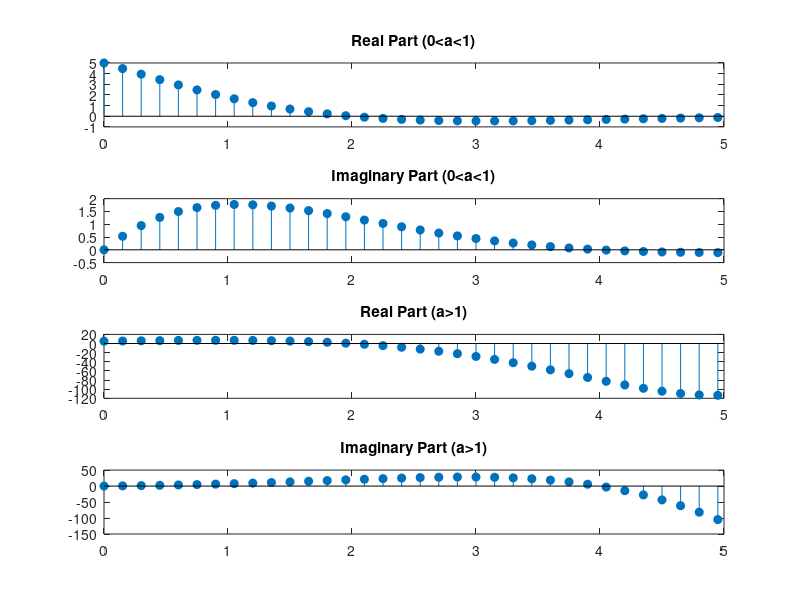

Recreate this plot in MATLAB.
t=0:0.15:5;
X1=5* exp(pi/4*t*i);
a=0.5;
X2=power(a,t);

X3=X1.*X2;
a=2;
X4=power(a,t);
X5=X1.*X4;

subplot(4,1,1);
stem(t,real(X3),'filled');
title('Real Part (0<a<1)');

subplot(4,1,2);
stem(t,imag(X3),'filled');
title('Imaginary Part (0<a<1)');

subplot(4,1,3);
stem(t,real(X5),'filled');
title('Real Part (a>1)');




subplot(4,1,4);
stem(t,imag(X5),'filled');

title('Imaginary Part (a>1)');
